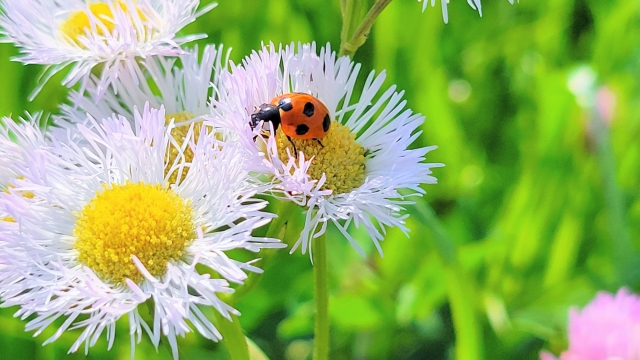
//> input picture imgProc_last/final3_src_k21116/Debug/input1.jpg, 640 x 360 px
$ ./final3_src_k21116   (built with g++ and OpenCV 4)
//> lines starting //> are read from the running program, lines starting //| are printed output that depends on the picture; after the words box and inside, x2 and y2 are one past the last pixel; in counts of white or black regions, pixels touching at a corner belong together
//
//  final3_src_k21116.cpp
//  final3_src_k21116
//
//  Created by Yusei Mizutani on 2022/07/29.
//


#include <iostream>
#include <opencv2/opencv.hpp>

#define FILE_NAME "input1.jpg"

#define WINDOW_NAME_OUTPUT "output"

//クロージング・オープニングの回数
#define COUNT (3)

//二値化の閾値
#define TH (90)
#define TH_R (150)
#define TH_G (120)
#define TH_B (120)

//白画素、黒画素の値
#define MAX_VAL (255)
#define MIN_VAL (0)

//面積の閾値
#define TH_AREA (3000)

int main(int argc, const char * argv[]) {
    cv::Mat src_img, gray_img, bin_img, tmp_img, dst_img;

    //入力画像をカラーで入力
    src_img = cv::imread(FILE_NAME, cv::IMREAD_COLOR);
//> src_img is the input picture: 360 rows x 640 cols, CV_8UC3; mean B, G, R 103.9, 178.8, 147.6

    //入力失敗の場合
    if (src_img.empty()) {
        fprintf(stderr, "Cannot read image file: %s.\n", FILE_NAME);
        return (-1);
    }

    //二値画像の領域を確保(初期値ゼロ:黒)
    bin_img = cv::Mat::zeros(src_img.size(), CV_8UC1);

    //グレースケール画像
    cv::cvtColor(src_img, gray_img, cv::COLOR_BGR2GRAY);
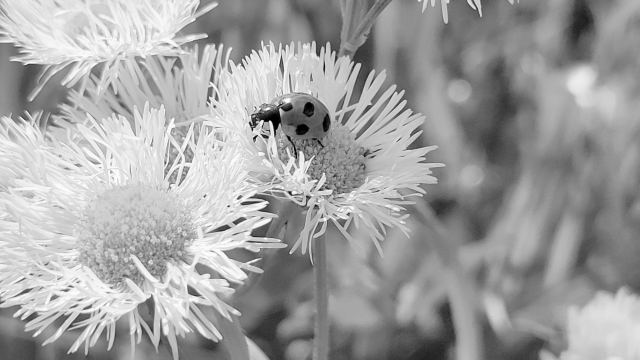
//> gray_img: 360 rows x 640 cols, CV_8UC1; min 0, max 252, mean 160.9

    //画素の走査
    for (int y=0; y<src_img.rows; y++) {
        for (int x=0; x<src_img.cols; x++) {
            cv::Vec3b s_src = src_img.at<cv::Vec3b>(y, x);
            unsigned char s_gray = gray_img.at<uchar>(y, x);

            if ((s_src[0] <= TH_B && s_src[1] <= TH_G && s_src[2] >= TH_R) || s_gray <= TH) {
                //閾値条件が適合したら白画素
                bin_img.at<uchar>(y,x) = MAX_VAL;
            }else {
                //閾値条件が適合したら黒画素
                bin_img.at<uchar>(y,x) = MIN_VAL;
            }
        }
    }
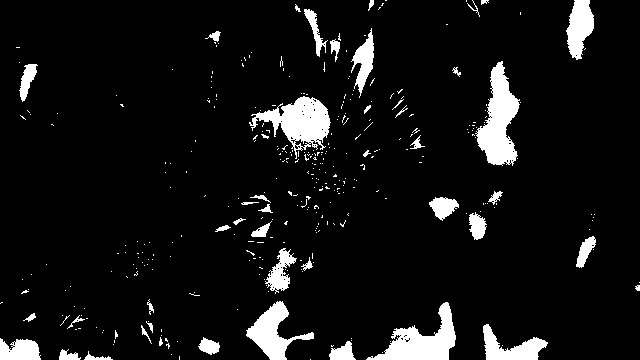
//> bin_img: 360 rows x 640 cols, CV_8UC1; 7.6% white; 353 white regions (307 under 20 px), largest, box (x1, y1, x2, y2) and area: (475, 61, 520, 166) 2475, (249, 96, 331, 159) 2278, (366, 302, 456, 360) 2201

    //クロージング・オープニング
    cv::dilate(bin_img, bin_img, cv::Mat(), cv::Point(-1,-1), COUNT);
    cv::erode(bin_img, bin_img, cv::Mat(), cv::Point(-1,-1), COUNT*2);
    cv::dilate(bin_img, bin_img, cv::Mat(), cv::Point(-1,-1), COUNT);
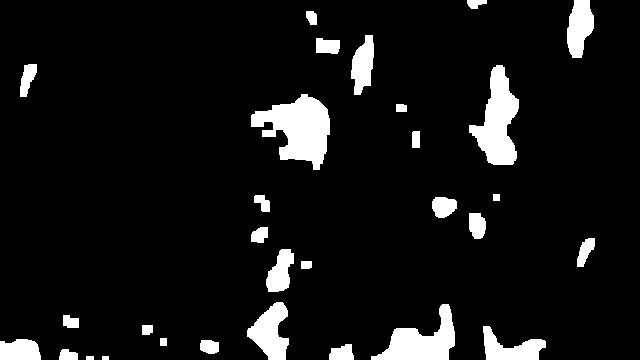
//> bin_img: 360 rows x 640 cols, CV_8UC1; 8% white; 30 white regions

    //配列の定義
    std::vector< std::vector< cv::Point > > contours;

    //画像をコピー
    tmp_img = bin_img.clone();
    dst_img = src_img.clone();

    //外輪郭のみ
    cv::findContours(tmp_img, contours, cv::RETR_EXTERNAL, cv::CHAIN_APPROX_NONE);
//> contours = 30 contours, 1 with area under 20; largest, box (x1, y1, x2, y2) and area: (251, 94, 330, 170) 3244, (469, 65, 519, 165) 2565, (371, 304, 455, 360) 2114, (247, 302, 289, 360) 1376, (567, 0, 594, 58) 1054

    //外接長方形を描画
    for (int i=0; i<contours.size(); i++) {
        double S = cv::contourArea(contours[i]);
        if (S > TH_AREA) {
            cv::Rect bb;
            bb = cv::boundingRect(contours[i]);
            cv::rectangle(dst_img, bb, CV_RGB(0, 0, 0), 2);
        }
    }
//> this loop made 30 passes
//> (S, bb) on pass 23: (3244, Rect(251, 94, 79, 76))
//> S on passes 1 to 6: 18, 21, 142.5, 276, 199.5, 697
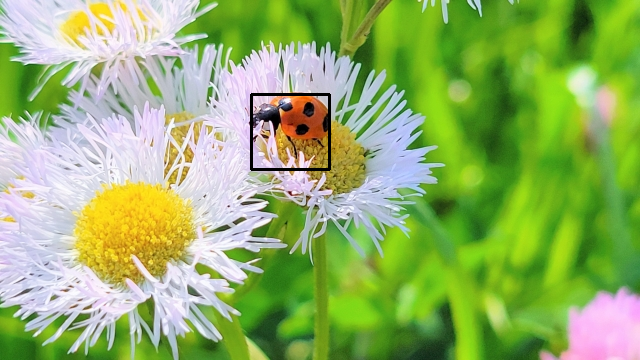
//> dst_img: 360 rows x 640 cols, CV_8UC3; 0.4% of pixels changed, all inside (x1, y1, x2, y2) = (250, 93, 331, 171)

    //画像の表示
    cv::imshow(WINDOW_NAME_OUTPUT, dst_img);

    //キー入力待ち
    cv::waitKey();

    return 0;
}
